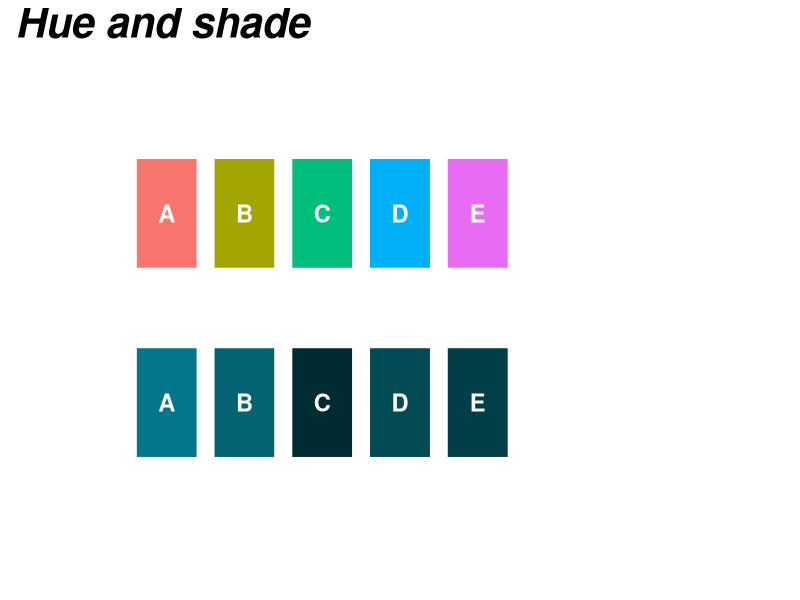

The R script that drew this image:
## ---- chunk 1
#| eval: true
#| echo: false

#.........................load packages.........................
library(tidyverse)
library(patchwork)

#........................create dummy data.......................
unemployment_dummy_data <- tribble(
  ~country, ~percentage, ~x, ~y,
  "A", 22, 0.23, 0.177,
  "B", 25, 0.45, 0.174,
  "C", 34, 0.35, 0.18,
  "D", 29, 0.52, 0.183,
  "E", 32, 0.14, 0.182
) |>
  mutate(country = as.factor(country))

#  hue / shade ----
hue_shade_df <- tibble(pos = c(1, 2, 3, 4, 5),
                       country = sort(unique(unemployment_dummy_data$country)))

hue <- ggplot(data = hue_shade_df) +
  geom_rect(aes(xmin = pos, xmax = pos + 1,
                ymin = 0.35, ymax = 0.75, fill = country), linewidth = 6, color = "white") +
  geom_text(aes(x = pos + 0.5, y = 0.55, label = country),
            color = "white", size = 6,
            hjust = 0.5, vjust = 0.5, fontface = "bold") +
  scale_y_continuous(limits = c(0,1)) +
  scale_x_continuous(limits = c(0,9)) +
  theme_void() +
  theme(
    legend.position = "none"
  )

shade <- ggplot(data = hue_shade_df) +
  geom_rect(aes(xmin = pos, xmax = pos + 1,
                ymin = 0.35, ymax = 0.75, fill = country), linewidth = 6, color = "white") +
  geom_text(aes(x = pos + 0.5, y = 0.55, label = country),
            color = "white", size = 6,
            hjust = 0.5, vjust = 0.5, fontface = "bold") +
  scale_y_continuous(limits = c(0,1)) +
  scale_x_continuous(limits = c(0,9)) +
  scale_fill_manual(values = c("#047689", "#036373", "#012B32", "#024A56", "#023E48")) +
  theme_void() +
  theme(
    legend.position = "none"
  )

#...................patchwork to arrange plots...................
color <- (hue / plot_spacer() / shade) +
  plot_layout(heights = c(4, -2, 4)) +
  plot_annotation(
    title = "Hue and shade",
    theme = theme(plot.title = element_text(size = 30, face = "bold.italic"))
  )

color
